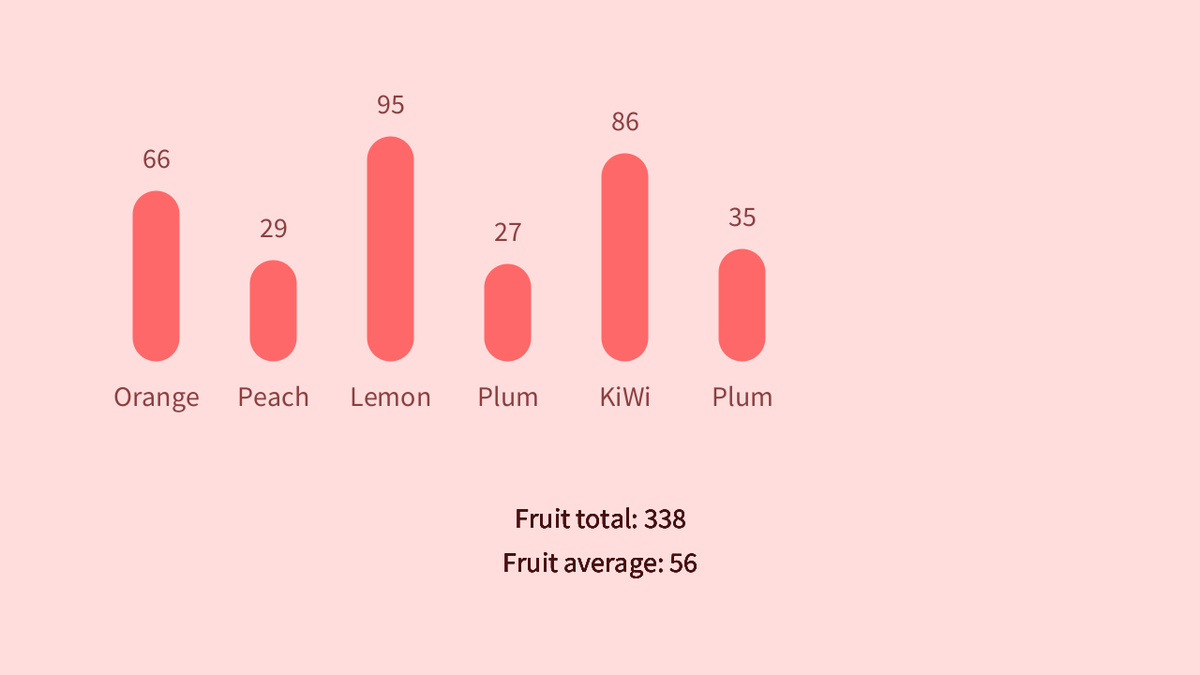
Frame 1 (no input)
Frame 60 (the mouse pressed at the canvas centre just before this capture): identical to frame 1, image omitted
Frame 120 (the mouse held since frame 60 and released just before this capture): identical to frame 1, image omitted

The Processing sketch that drew this single still picture (run headless with seeded random() and noise(); from frame 60 on, the mouse is pressed at the canvas centre):

// Processing sketch: ArrayPractice
// ── ArrayPractice.pde
int[] fruitAmts;
String[] fruitNames = {
  "Orange", "Peach", "Lemon", "Plum", "KiWi", "Plum"};

float barGap = width/0.8;
float barWidth = width/2;
float x = width/0.6;
int total;
int average;

void setup() {
  size(1280, 720);
  colorMode(HSB, 360, 100, 100, 100);

  fruitAmts = new int[fruitNames.length];
  for (int n = 0; n < fruitAmts.length; n++) {
    fruitAmts[n] = int(random(5, 100));
    total += fruitAmts[n];
  }
  average=total/fruitNames.length;
}

void draw() {
  background(0, 13, 100);

  strokeWeight(barWidth);

  for (int n = 0; n < fruitNames.length; n++) {
    stroke(0, 59, 100);
    //strokeCap(SQUARE);
    textAlign(CENTER);
    textSize(30);
    fill(0, 55, 55);
    line(x + barGap * n, height * 0.5,
      x + barGap * n, height * 0.5 - 2 * fruitAmts[n]);
    text(fruitNames[n],
      x + barGap * n, height * 0.56 + 30);
    text(fruitAmts[n],
      x + barGap * n, height * 0.46 - 2 * fruitAmts[n] - 20);

    fill(0, 76, 28);
    text("Fruit total: "+total, width/2, height/1.28);
    text("Fruit average: "+average, width/2, height/1.18);
  }
}
